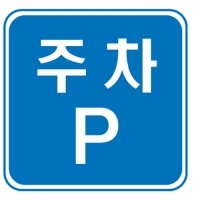
#> input picture src/parking.jpg, 200 x 200 px
$ python test_detect-jucha.py
#> lines starting #> are read from the running program, lines starting #| are printed output that depends on the picture
import cv2
import numpy as np
import turtle_video_siljun

stage = 100
orb = cv2.ORB_create()
bf = cv2.BFMatcher(cv2.NORM_HAMMING, crossCheck=True)

imgTrainColor = cv2.imread('parking.jpg')
#> imgTrainColor is the input picture: shape (200, 200, 3); mean B, G, R 206.3, 157.8, 80.3
imgTrainGray = cv2.cvtColor(imgTrainColor, cv2.COLOR_BGR2GRAY)
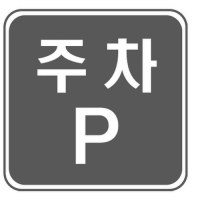
#> imgTrainGray: shape (200, 200); min 81, max 255, mean 140

kpTrain = orb.detect(imgTrainGray, None)
#> kpTrain = 227 keypoints; strongest (x, y, size): (38, 72, 37.2), (154, 63, 44.6), (42, 44, 31), (84, 72, 44.6)
kpTrain, desTrain = orb.compute(imgTrainGray, kpTrain)

while(1):
    img = cv2.imread('juchapyojipan.png')
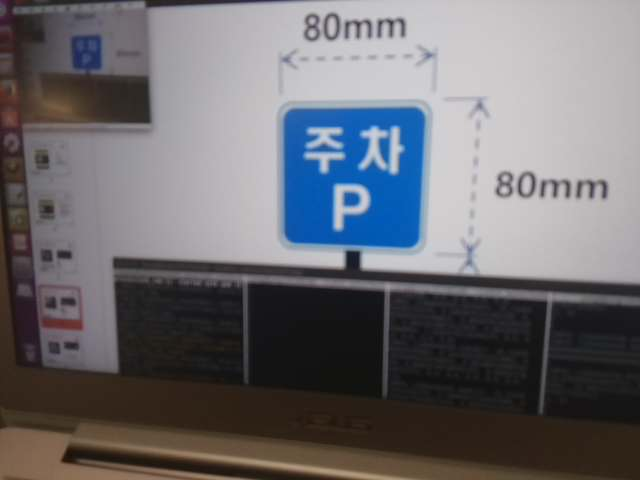
#> input picture src/juchapyojipan.png, 640 x 480 px
#> img is the input picture: shape (480, 640, 3); mean B, G, R 111.6, 107, 108.2

#> (the run stopped early here; a loop or call above may not have finished)
